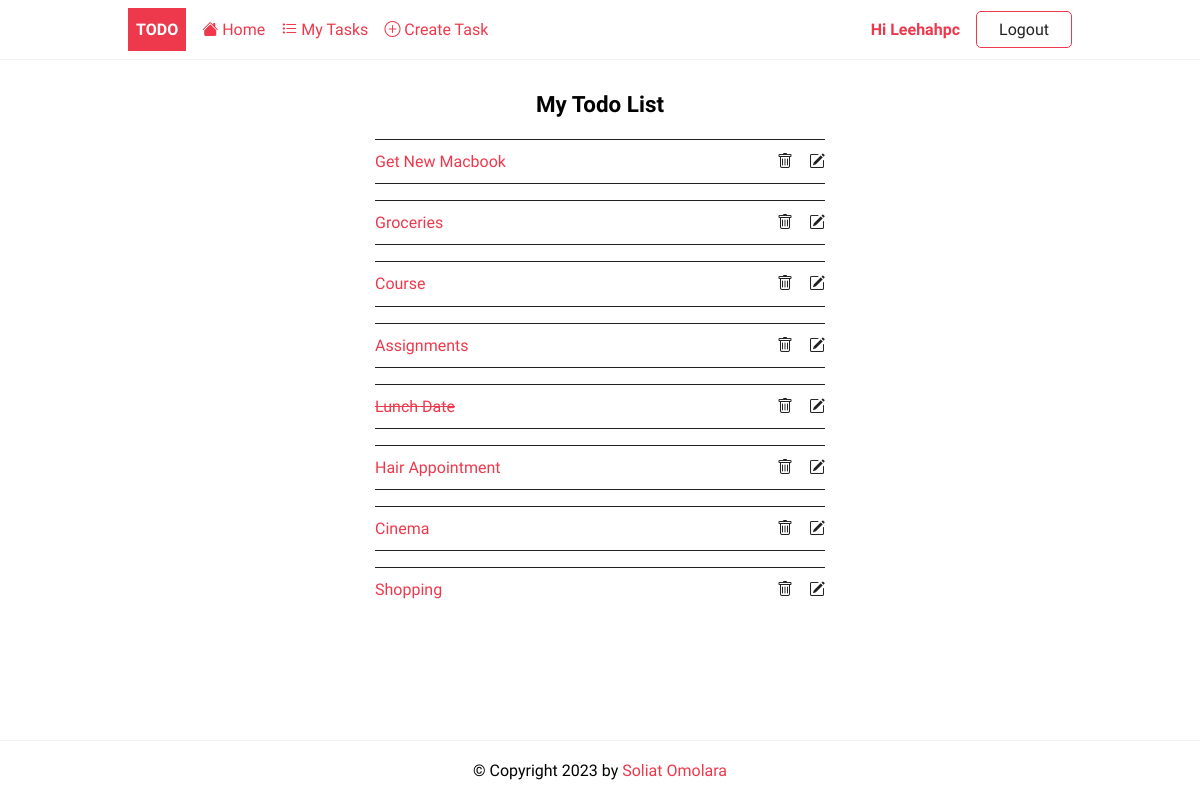
The page /tasks/ (signed in) on the database as committed earlier.
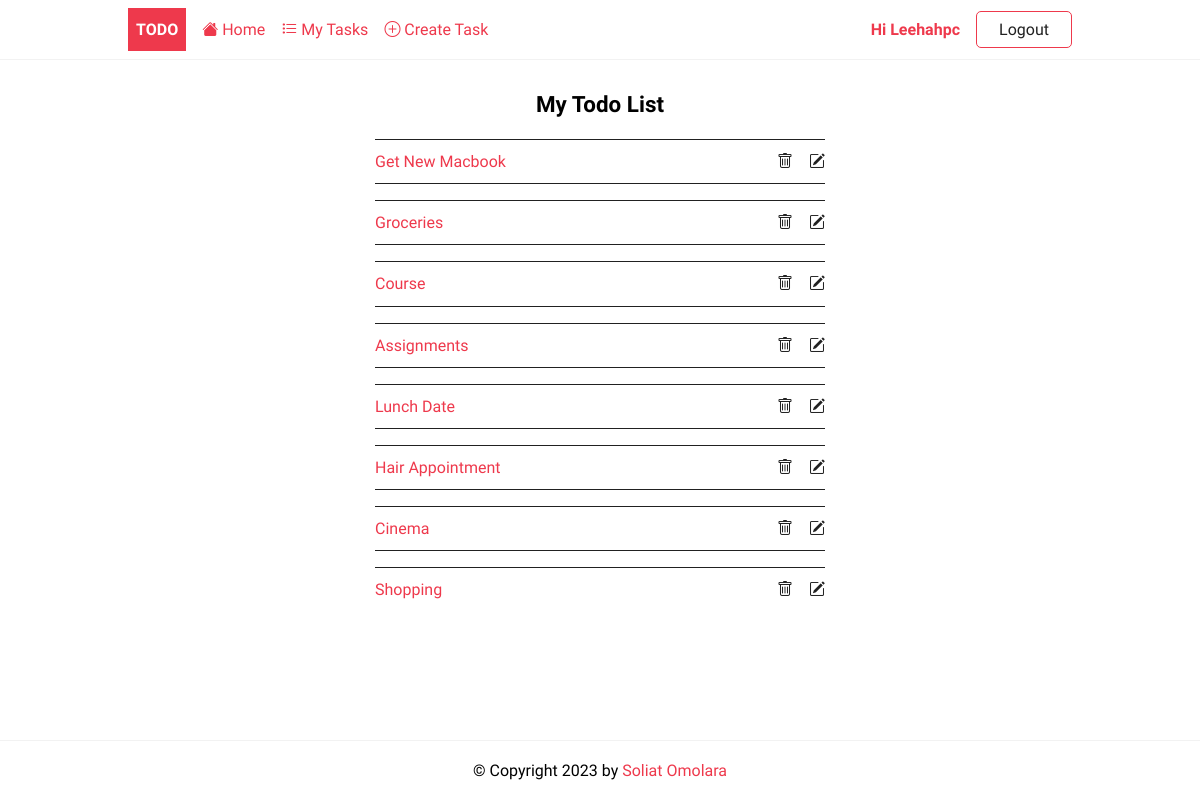
The same page on the database as committed later.
### todoapp/models.py (models this page shows, shortened)
class Todo(models.Model):
    user = models.ForeignKey(User, on_delete=models.CASCADE, null=True, blank=True)
    title = models.CharField(max_length=250)
    description = models.TextField(null=True, blank=True)
    completed = models.BooleanField(default=False)
    created = models.DateTimeField(auto_now_add=True)

### todoapp/views.py (the view)
# urls.py: path('tasks/', TodoList.as_view(),name='tasks'),
class TodoList(LoginRequiredMixin,ListView):
    model = Todo
    context_object_name = 'tasks'
    def get_context_data(self, **kwargs):
        context = super().get_context_data(**kwargs)
        context['tasks'] = context['tasks'].filter(user=self.request.user)
        return context

### todoapp/templates/todoapp/todo_list.html
{%extends 'todoapp/base.html'%}
{%block content%}
<div class="center">
	<h2>My Todo List</h2>
	{% if tasks %}
	<ul class="tasks">
		{% for task in tasks %}
			<li><li><a href="{% url 'details' task.id %}" class="{% if task.completed%}completed{%endif%}">{{ task.title }}</a>
				 <div  class="task-controls">
					<a href="{%url 'delete' task.id %}"><i class="bi bi-trash"></i> </a>
                    <a href="{%url 'update' task.id %}"><i class="bi bi-pencil-square"></i></a>
		         </div>
		    </li>
		{% endfor %}
	{% else %}
		<p>🎉 Yay, you have no pending tasks!</p>
	{% endif %}
	</ul>
</div>
{%endblock content%}

Rows that differ between the two databases and show on the page:
changed Todo "Lunch Date": completed True → False (drawn)
